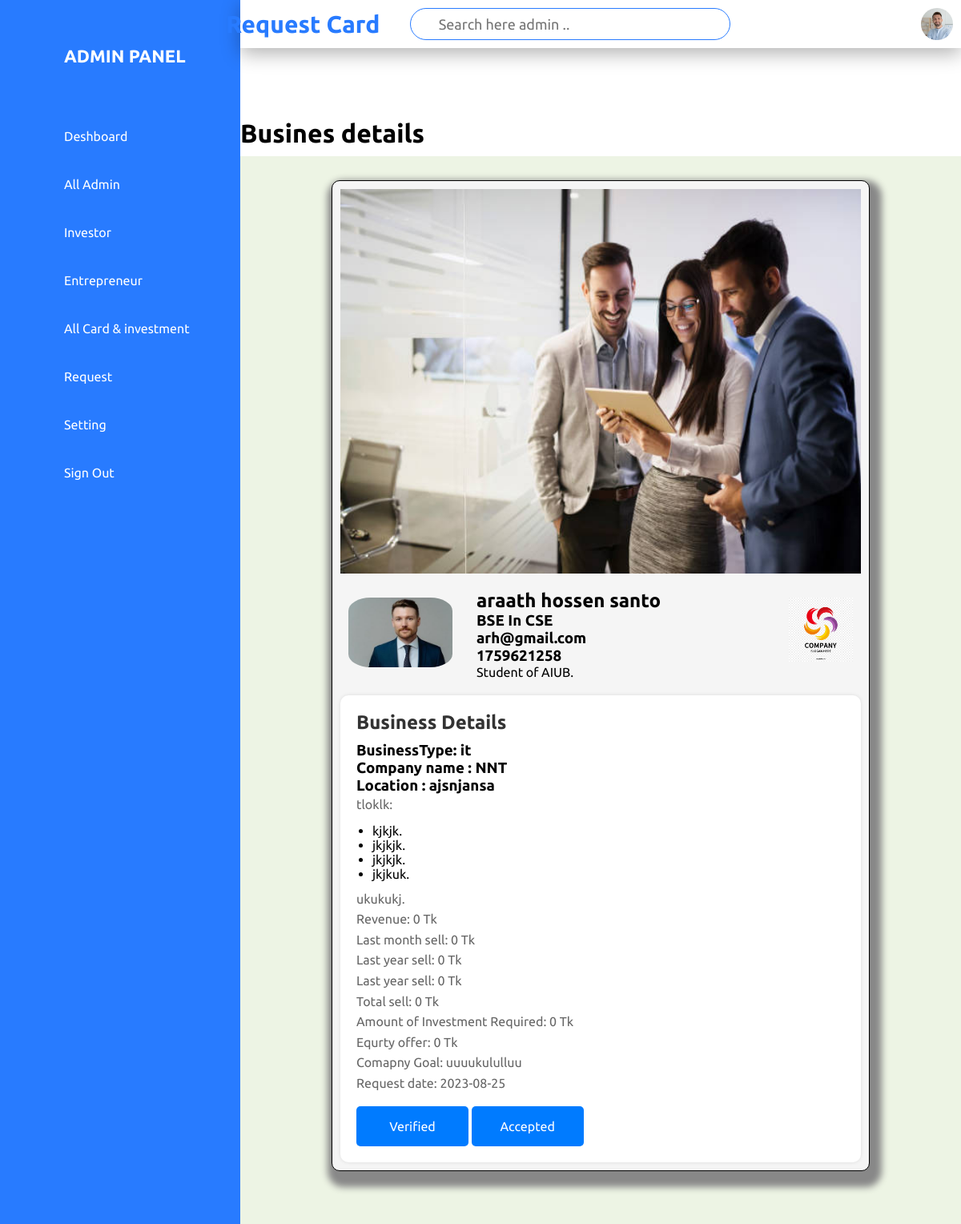
The page /Admin/admin-2-request.php?idd=4 (signed in) on the database its author committed.
### tables this page shows
CREATE TABLE `card_information_all` (
  `id` int(11) NOT NULL,
  `username` varchar(255) NOT NULL,
  `entro-photo` varchar(255) NOT NULL,
  `card-photo` varchar(255) NOT NULL DEFAULT 'defaultPhoto.jgp',
  `cover-photo` varchar(255) NOT NULL,
  `company-logo` varchar(255) NOT NULL,
  `name` varchar(255) NOT NULL,
  `entrepreneur-post` varchar(255) NOT NULL,
  `education` varchar(255) NOT NULL,
  `email` varchar(255) NOT NULL,
  `phone` int(20) NOT NULL,
  `business-type` varchar(255) NOT NULL,
  `company-name` varchar(255) NOT NULL,
  `location` varchar(255) NOT NULL,
  `product-description` varchar(255) NOT NULL,
  `product-usecase-1` varchar(255) NOT NULL,
  `product-usecase-2` varchar(255) NOT NULL,
  `product-usecase-3` varchar(255) NOT NULL,
  `product-usecase-4` varchar(255) NOT NULL,
  `revenue` int(100) NOT NULL,
  `last-month-sell` int(100) NOT NULL,
  `last-year-sell` int(100) NOT NULL,
  `total-sell` int(100) NOT NULL,
  `investment-amount` int(100) NOT NULL,
  `equity-offer` int(100) NOT NULL,
  `investment-purpose` varchar(255) NOT NULL,
  `goal` varchar(255) NOT NULL,
  `status-of-post` varchar(100) NOT NULL,
  `status-of-request` varchar(100) NOT NULL,
  `accepted_investor_id` int(255) NOT NULL DEFAULT -1,
  `date-of-post` date NOT NULL,
  `like-count` int(255) NOT NULL DEFAULT 0,
  `dislike-count` int(255) NOT NULL DEFAULT 0
);

### Admin/admin-2-request.php (the view, shortened to what this page needs)
<?php require "includes/admin-sidebar.php";?>
<?php require "includes/top-bar.php";?>
<br>
            <link rel="stylesheet" href="../Entrepreneur/all_css/business_details_Style.css">
<?php
$connnection = mysqli_connect('localhost','root','','project_investor_seeker_db');
$rcv=$_REQUEST['idd'];
$result = mysqli_query($connnection, "SELECT * FROM `card_information_all` WHERE id='$rcv'");
$cardHtml = '';
while($row = mysqli_fetch_assoc($result)){
       $cardHtml .=
       '<h1>Busines details</h1>
       <div class="container-main">
                       <div class="fullpage">
                               <div class="investment-page">
                                    <div class="ideaimg">
                                           <img src="../Entrepreneur/all_pictures/card-photo/' . $row['card-photo'] . '">
                                   </div>
                              <div class="entrepreneur-section">
                                 <div class="entrepreneur-photo">
                                      <img src="../Home/entroProfile/'. $row['entro-photo'].'" alt="Entrepreneur Photo">
                                 </div>
                                      <div class="entrepreneur-bio">
                                           <h2>' . $row['name'] . '</h2>
                                            <h3>' . $row['education'] . '</h3>
                                             <h3>' . $row['email'] . '</h3>
                                             <h3>' . $row['phone'] . '</h3>
                 <p>' . $row['entrepreneur-post'] . '.</p>
           </div>
        <div class="company-logo">
            <img src="logo.jpg" alt="Company Logo">
          </div>
      </div>
                                 <div class="business-details">
                                 <h2>Business Details</h2>
                                         <h3>BusinessType: ' . $row['business-type'] . '</h3>
                                         <h3>Company name : ' . $row['company-name'] . '</h3>
                                          <h3>Location : ' . $row['location'] . '</h3>
                 <p>' . $row['product-description'] . ':</p>
        <ul>
          <li>' . $row['product-usecase-1'] . '.</li>
          <li>' . $row['product-usecase-2'] . '.</li>
          <li>' . $row['product-usecase-3'] . '.</li>
          <li>' . $row['product-usecase-4'] . '.</li>
        </ul>
        <p>' . $row['investment-purpose'] . '.</p>
        <p>Revenue: ' . $row['revenue'] . ' Tk</p>
        <p>Last month sell: ' . $row['last-month-sell'] . ' Tk</p>
        <p>Last year sell: ' . $row['last-year-sell'] . ' Tk</p>
        <p>Last year sell: ' . $row['total-sell'] . ' Tk</p>
        <p>Total sell: ' . $row['total-sell'] . ' Tk</p>
        <p>Amount of Investment Required: ' . $row['investment-amount'] . ' Tk</p>
        <p>Equrty offer: ' . $row['equity-offer'] . ' Tk</p>
        <p>Comapny Goal: ' . $row['goal'] . '</p>
        <p>Request date: ' . $row['date-of-post'] . '</p>
        <form method="post">
        <input type="submit" class="invest-button" name="submit" value='. $row['status-of-post'] .'>
        <input type="submit" class="Not-inteerested invest-button" name="accept" value=' . $row['status-of-request'] . '>
      </form></div>
    </div>
<br><br>';
                }
?>
    <?php echo $cardHtml; ?>

### Admin/admin_css/adminstyle.css (style rules this page uses)
* { margin: 0; padding: 0; box-sizing: border-box; font-family: 'Ubuntu',sans-serif; }
:root { --blue:#287bff; --white:#fff; --grey:#f5f5f5; --black1:#222; --black2:#999; }
body { min-height: 100vh; overflow-x: hidden; }

### Admin/admin_css/cssadmin-show-style.css (style rules this page uses)
:root { --blue:#287bff; --blue2:#c3d8fa; --white:#fff; --grey:#f5f5f5; --black1:#222; --black2:#999; }

### Entrepreneur/all_css/business_details_Style.css (style rules this page uses)
body { font-family: Arial, sans-serif; margin: 0; padding: 0; background-color:#edf4e4; }
h1 { color:black; margin-top: 70px; }
.fullpage { top:10px; width: 100%; height: 100%; background-color:#edf4e4; padding: 30px; position: relative; }
.ideaimg { height: 60vh; width: 100%; }
.ideaimg img { width: 100%; height: 100%; position: static; }
.investment-page { height: auto; max-width: 80%; margin: 0 auto; padding: 20px; background-color: #f5f5f5; border-radius: 10px; box-shadow: 0px 0px 10px rgba(0, 0, 0, 0.1); border: 1px solid; padding: 10px; box-shadow: 5px 10px 8px 10px #888888; }
.company-logo img { max-width: 100px; padding: 10px; }
.entrepreneur-section { display: flex; margin-top: 20px; }
.entrepreneur-photo img { max-width: 150px; border-radius: 25%; margin-right: 20px; padding: 10px; }
.entrepreneur-bio { flex: 1; }
.business-details { margin-top: 20px; padding: 20px; background-color: #ffffff; border-radius: 10px; box-shadow: 0px 0px 5px rgba(0, 0, 0, 0.1); }
.business-details h2 { color: #333333; font-size: 24px; margin-bottom: 10px; }
.business-details p { color: #666666; line-height: 1.6; }
.business-details ul { margin: 10px 0; padding-left: 20px; list-style-type: disc; }
.business-details input.invest-button { background-color: #007BFF; color: #ffffff; border: none; padding: 10px 20px; cursor: pointer; border-radius: 5px; transition: background-color 0.3s ease; font-size: 16px; }
.business-details form { margin-top:15px; }

### Admin/admin-2-request.php (style rules this page uses)
.invest-button { width:140px; height:50px; color:white; background-color:green; font-size:20px; border-radius:10px }

### rows shown on the page
card_information_all: value (picture), name "araath hossen santo", education "BSE In CSE", email "arh@gmail.com", phone "1759621258", value "Student of AIUB", value "it", value "NNT", location "ajsnjansa", value "tloklk", value "kjkjk", value "jkjkjk", value "jkjkuk", value "ukukukj", revenue "0", value "0", goal "uuuukululluu", value "2023-08-25", submit "Verified", accept "Accepted"

### other values the page prints
$title "Request Card"
